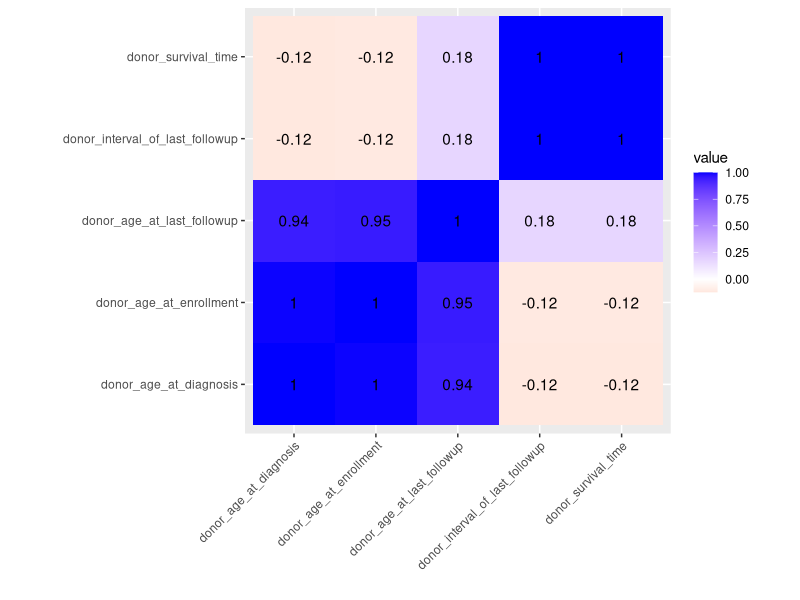
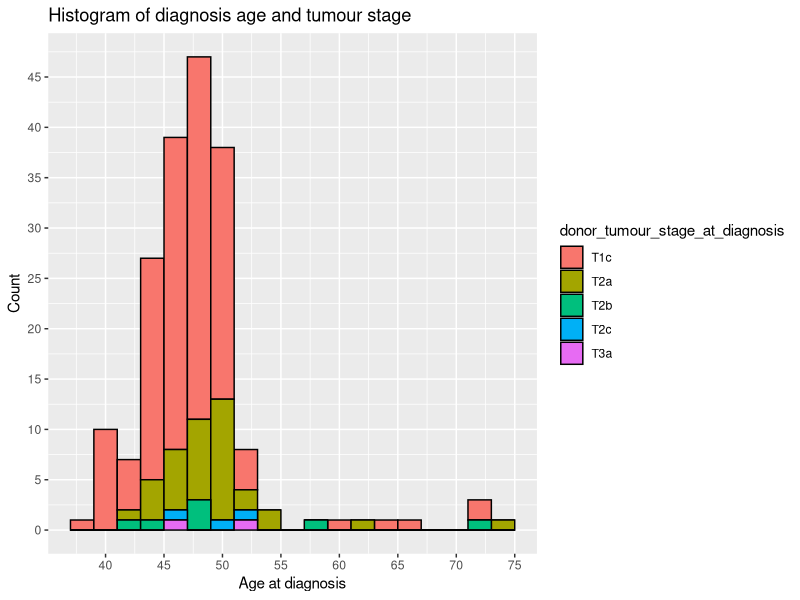
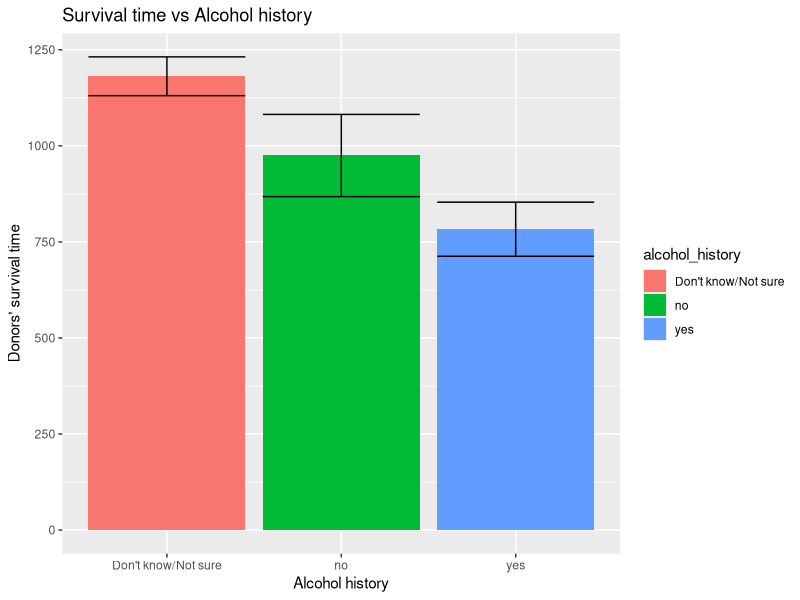
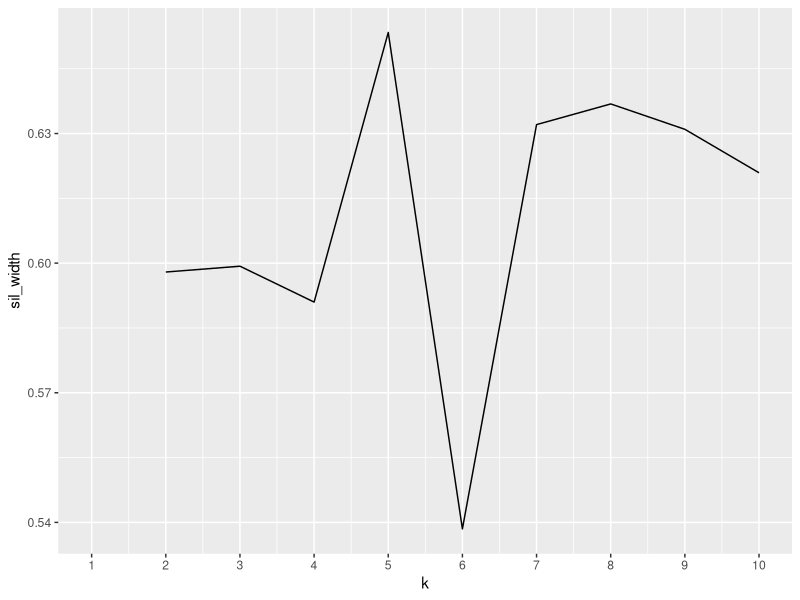
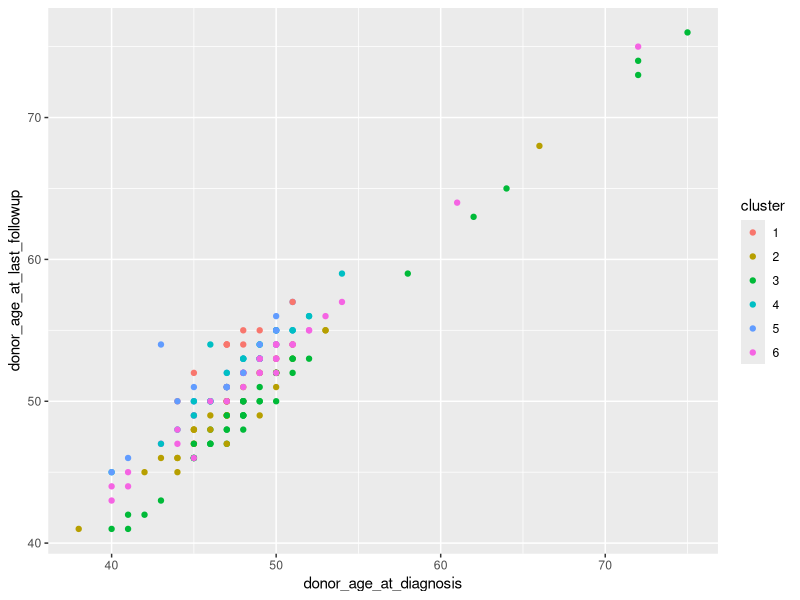
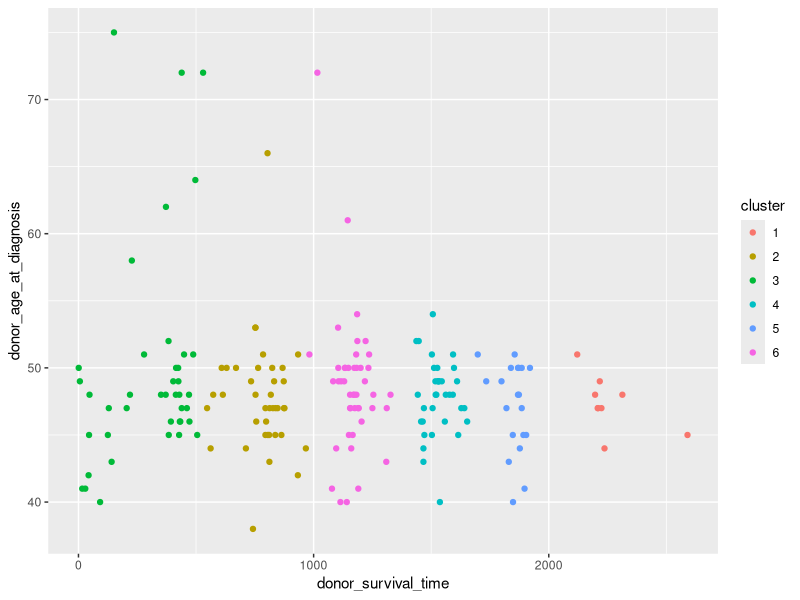
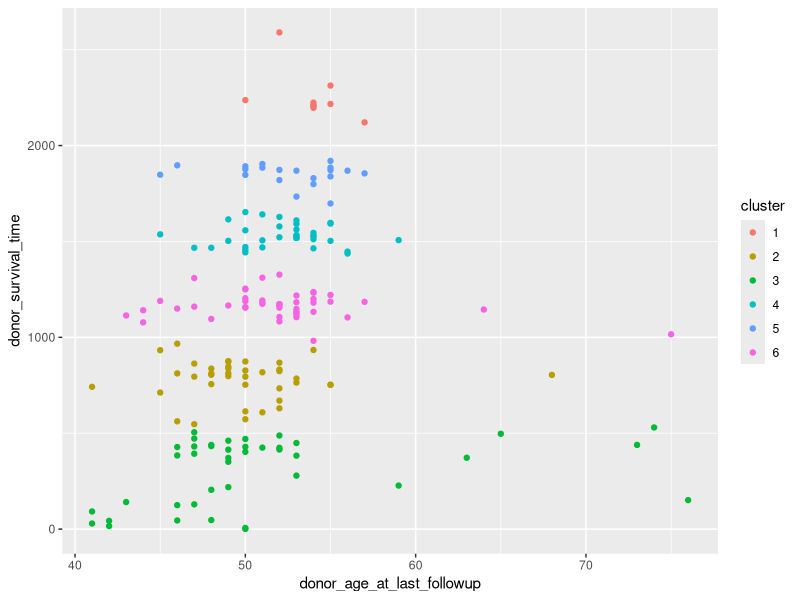
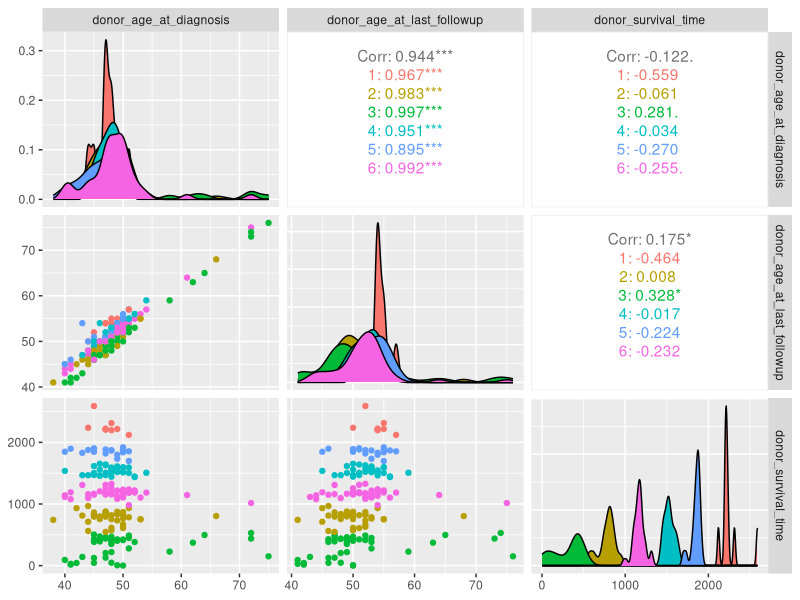

Recreate these plots in R, in order.
## ---- chunk 1
knitr::opts_chunk$set(echo = TRUE)
## ---- chunk 2
library(tidyverse)
## ---- chunk 3
donor_EOPC <-read_csv("donor_EOPC.csv")

glimpse(donor_EOPC)

donor_exposure <-read_csv("donor_exposure.csv")

glimpse(donor_exposure)

specimen <-read_csv("specimen.csv")

glimpse(specimen)

## ---- chunk 4
specimen<-specimen%>%select(-specimen_type_other)
## ---- chunk 5
specimen_no_duplicate<-distinct(specimen)
## ---- chunk 6
tidyspecimen<-specimen_no_duplicate%>%pivot_wider(-2,names_from = "specimen_type",values_from="tumour_confirmed")
## ---- chunk 7
joined_dataset<-right_join(donor_EOPC,donor_exposure,by="icgc_donor_id")
## ---- chunk 8
EOPC_exposure_specimen<-full_join(joined_dataset,tidyspecimen,by="icgc_donor_id")
## ---- chunk 9
setdiff(donor_EOPC$icgc_donor_id,EOPC_exposure_specimen$icgc_donor_id)
## ---- chunk 10
#Drop all the columns that contain NA only 
EOPC_exposure_specimen1<-EOPC_exposure_specimen%>%select(-study_donor_involved_in,-donor_relapse_type,-donor_tumour_stage_at_diagnosis_supplemental,-cancer_type_prior_malignancy,-exposure_type,-exposure_intensity,-tobacco_smoking_intensity,-project_code.y,-submitted_donor_id.y,-donor_relapse_interval,-cancer_history_first_degree_relative)

finaldataset<-na.omit(EOPC_exposure_specimen1)
## ---- chunk 11
#I want to see the time gap between the patients' smoking history and the time they were diagnosed with prostate cancer.
finaldataset%>%select(icgc_donor_id,tobacco_smoking_history_indicator,donor_age_at_diagnosis)%>%glimpse()
## ---- chunk 12
finaldataset%>%filter(donor_vital_status=="alive",alcohol_history=="yes")
finaldataset%>%filter(donor_vital_status=="alive",alcohol_history=="Don't know/Not sure")
finaldataset%>%filter(donor_vital_status=="alive",alcohol_history=="no")
finaldataset%>%filter(donor_vital_status=="deceased",alcohol_history=="yes")
finaldataset%>%filter(donor_vital_status=="deceased",alcohol_history=="Don't know/Not sure")
finaldataset%>%filter(donor_vital_status=="deceased",alcohol_history=="no")
## ---- chunk 13
finaldataset%>%select(icgc_donor_id,donor_age_at_diagnosis,donor_age_at_enrollment)%>%arrange(desc(donor_age_at_diagnosis),desc(donor_age_at_enrollment))%>%head()

finaldataset%>%select(icgc_donor_id,donor_age_at_diagnosis,donor_age_at_enrollment)%>%arrange(desc(donor_age_at_diagnosis),desc(donor_age_at_enrollment))%>%tail()
## ---- chunk 14
finaldataset%>%group_by(donor_age_at_diagnosis)%>%summarise()
## ---- chunk 15
#relationship between being alive, at what stage of cancer, and how many cases for each different combinations
finaldataset%>%group_by(donor_vital_status,disease_status_last_followup)%>%summarize(count=n())
#see distinct 
finaldataset%>%summarize_all(n_distinct)
#Let's see if the survival time differs largely among people with different alcohol history
finaldataset %>%group_by(alcohol_history) %>%summarize(mean_survival_time=mean(donor_survival_time))
#Let's see the median age by disease status at last follow up
finaldataset %>%group_by(disease_status_last_followup) %>%summarize(median_age=median(donor_age_at_last_followup))
#Let's see the age range by vital status
finaldataset %>%group_by(donor_vital_status) %>%summarize(min_age_by_vital_status=min(donor_age_at_last_followup),max_age_by_vital_status=max(donor_age_at_last_followup))
## ---- chunk 16
finaldataset_mutate<-finaldataset%>% mutate(tumor_stage_at_diagnosis=recode(donor_tumour_stage_at_diagnosis, T1c="stage1-just found", T2a="stage2-half of one prostate's side",T2b="stage2-more than one half of one side",T3a="stage3-tumour grown outside the prostate",T2c="stage2-both sides of prostate"))
glimpse(finaldataset_mutate)
## ---- chunk 17
finaldataset%>% select_if(is.numeric) %>% cor %>% as.data.frame %>%
rownames_to_column %>% pivot_longer(-1) %>%
ggplot(aes(rowname,name,fill=value))+geom_tile()+
geom_text(aes(label=round(value,2)))+
xlab("")+ylab("")+coord_fixed()+
scale_fill_gradient2(low="red",mid="white",high="blue") + theme(axis.text.x=element_text(angle=45,hjust=1))

## ---- chunk 18
#not choosing geom_point because there are donors that have the same age. The points on the plot won't tell how many donors are there or the proportion/frequency of people of the same age
#ggplot(finaldataset, aes(x=donor_tumour_stage_at_diagnosis,y=donor_age_at_diagnosis,color="red", fill=donor_age_at_diagnosis)) +geom_point()
## ---- chunk 19
ggplot(finaldataset, aes(x=donor_age_at_diagnosis, fill=donor_tumour_stage_at_diagnosis)) +geom_histogram(binwidth = 2,colour="black")+scale_x_continuous(breaks = seq(30,75,5))+scale_y_continuous(breaks = seq(0,60,5))+ggtitle("Histogram of diagnosis age and tumour stage")+xlab("Age at diagnosis")+ylab("Count")


#COMMENT: I tried boxplot, geom_point, geom_density and the histogram to see which one fits best. Histogram looks like the most informaive graph I can make for what I want: what age range is the most popular for prostate cancer diagnosis; and when the donors got diagnosed, what tumour stage were they in? Results are interesting. Most of the prostate cancer donors here got diagnosed at around 40 - 50 years old, and most of them were in the first stage of cancer. Rare cases where the donors were as old as 75, being at stage 2 happened as well. 
## ---- chunk 20
ggplot(finaldataset, aes(x = alcohol_history, y = donor_survival_time, fill= alcohol_history))+  geom_bar(stat="summary",fun=mean)+  geom_errorbar(stat="summary", fun.data=mean_se)+ggtitle("Survival time vs Alcohol history")+xlab("Alcohol history")+ylab("Donors' survival time")

#COMMENT: I wanted to see alcohol history vs survival time relationship. The don'tknow/not sure column won't be telling us much due to the fact that donors could not give a concrete answer to their alcolhol history. But a yes to alcolhol history shows a shorter average survival time, around 750 days, which is approximately 2 years. Patients with no alcohol history might be able to live longer, around 3 years
## ---- chunk 21
library(tidyverse)
library(cluster)

## ---- chunk 22
clust_dat<-finaldataset%>%dplyr::select(donor_age_at_diagnosis,donor_age_at_last_followup,donor_survival_time)

## ---- chunk 23
library(cluster)
sil_width<-vector() #empty vector to hold mean sil width
for(i in 2:10){  
  kms <- kmeans(clust_dat,centers=i) #compute k-means solution
  sil <- silhouette(kms$cluster,dist(clust_dat)) #get sil widths
  sil_width[i]<-mean(sil[,3]) #take averages (higher is better)
}
ggplot()+geom_line(aes(x=1:10,y=sil_width))+scale_x_continuous(name="k",breaks=1:10)
## ---- chunk 24
kmeans1 <- clust_dat%>%kmeans(6)
kmeans1

## ---- chunk 25
kmeansclust<-clust_dat%>%mutate(cluster=as.factor(kmeans1$cluster)) #save the cluster solution in your dataset
kmeansclust%>%ggplot(aes(donor_age_at_diagnosis,donor_age_at_last_followup,color=cluster))+geom_point()
## ---- chunk 26
kmeansclust%>%ggplot(aes(donor_survival_time,donor_age_at_diagnosis,color=cluster))+geom_point()
## ---- chunk 27
kmeansclust%>%ggplot(aes(donor_age_at_last_followup,donor_survival_time,color=cluster))+geom_point()
## ---- chunk 28
library(GGally)
ggpairs(kmeansclust,columns =1:3, aes(color=cluster))
